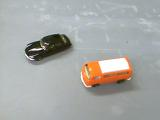
#> input picture week6/toycars2.png, 160 x 120 px
$ python 1.py
#> lines starting #> are read from the running program, lines starting #| are printed output that depends on the picture; after the words box and inside, x2 and y2 are one past the last pixel; in counts of white or black regions, pixels touching at a corner belong together


import numpy as np
import matplotlib.pyplot as plt
from skimage import io, img_as_float


def create_centered_white_square(image_size, square_size):

    img = np.zeros(image_size, dtype=np.uint8)

    cx, cy = image_size[1] // 2, image_size[0] // 2
    sx, sy = square_size[1] // 2, square_size[0] // 2

    img[cy - sy:cy + sy + 1, cx - sx:cx + sx + 1] = 255

    return img

def translate_image(image, tx, ty):

    translated_image = np.zeros_like(image, dtype=np.uint8)

    translated_image[max(0, ty):min(image.shape[0], image.shape[0] + ty),
                     max(0, tx):min(image.shape[1], image.shape[1] + tx)] = image[max(0, -ty):min(image.shape[0], image.shape[0] - ty),
                                                                                   max(0, -tx):min(image.shape[1], image.shape[1] - tx)]

    return translated_image

def translate_image_non_int(image, t):
#> called with t = (0.6, 1.2)
    tx, ty = t
    height, width = image.shape
    translated_image_2 = np.zeros_like(image, dtype=np.uint8)

    for i in range(height):
        for j in range(width):
            x = j - tx
            y = i - ty

            x_rounded = int(round(x))
            y_rounded = int(round(y))

            if 0 <= x_rounded < width and 0 <= y_rounded < height:
                translated_image_2[i, j] = image[y_rounded, x_rounded]

    return translated_image_2

def translate_image_fourier(image, t):
    tx, ty = t

    F = np.fft.fftshift(np.fft.fft2(image))

    rows, cols = image.shape
    u = np.fft.fftfreq(cols, 1)
    v = np.fft.fftfreq(rows, 1)
    u, v = np.meshgrid(u, v)

    F_translated = F * np.exp(-2j * np.pi * (u * tx + v * ty))

    translated_image_fourier = np.abs(np.fft.ifft2(np.fft.ifftshift(F_translated)))

    translated_image_fourier = np.clip(translated_image_fourier, 0, 255).astype(np.uint8)

    return translated_image_fourier

image_size = (101, 101)
square_size = (25, 25)
img = create_centered_white_square(image_size, square_size)

t = (0.6, 1.2)

translated_img = translate_image(img, tx=15, ty=-15)
translated_img_2 = translate_image_non_int(img, t)
translated_img_fourier = translate_image_fourier(img, t)

other_image = img_as_float(io.imread('toycars2.png', as_gray=True))
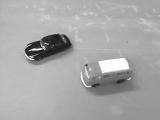
#> other_image: shape (120, 160) float64; min 0.0261, max 1, mean 0.66
translated_img_fourier_2 = translate_image_fourier(other_image, t)
#> call 2 of translate_image_fourier, with t = (0.6, 1.2)
#> in translate_image_fourier (call 2), `translated_image_fourier = np.abs(np.fft.ifft2(np.fft.ifftshift(F_tran..`:
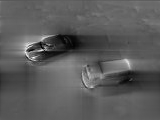
#> translated_image_fourier: shape (120, 160) float64; min 0.298, max 1.32, mean 0.666; drawn with min black and max white
#> in translate_image_fourier (call 2), `translated_image_fourier = np.clip(translated_image_fourier, 0, 255).a..`:
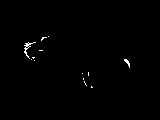
#> translated_image_fourier: shape (120, 160); values 0 (black) and 1 (white), 0.56% white in thin lines or dots, all inside (x1, y1, x2, y2) = (24, 36, 130, 88)

#fig, ax = plt.subplots(1, 2, figsize=(10, 5))
#ax[0].imshow(img, cmap='gray')
#ax[0].set_title("Original Image")
#ax[0].axis('off')

#ax[1].imshow(translated_img, cmap='gray')
#ax[1].set_title("Translated Image (15px right, 15px up)")
#ax[1].axis('off')

#ax[1].imshow(translated_img_2, cmap='gray')
#ax[1].set_title(f"Translated Image (t = {t})")
#ax[1].axis('off')

#ax[1].imshow(translated_img_fourier, cmap='gray')
#ax[1].set_title(f"Translated Image (Fourier, t = {t})")
#ax[1].axis('off')

fig, ax = plt.subplots(1, 2, figsize=(10, 5))
ax[0].imshow(other_image, cmap='gray')
ax[0].set_title("Original Image")
ax[0].axis('off')

ax[1].imshow(translated_img_fourier_2, cmap='gray')
ax[1].set_title(f"Translated Image (Fourier, t = {t})")
ax[1].axis('off')

plt.show()
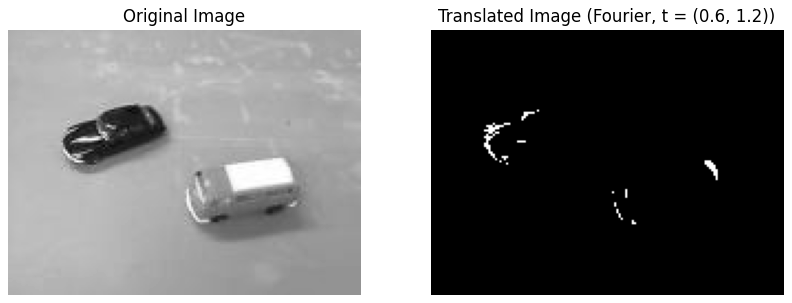
#> figure drawn by matplotlib, 2 panels

$ run again, with week6/sunandsea.jpg saved as week6/toycars2.png
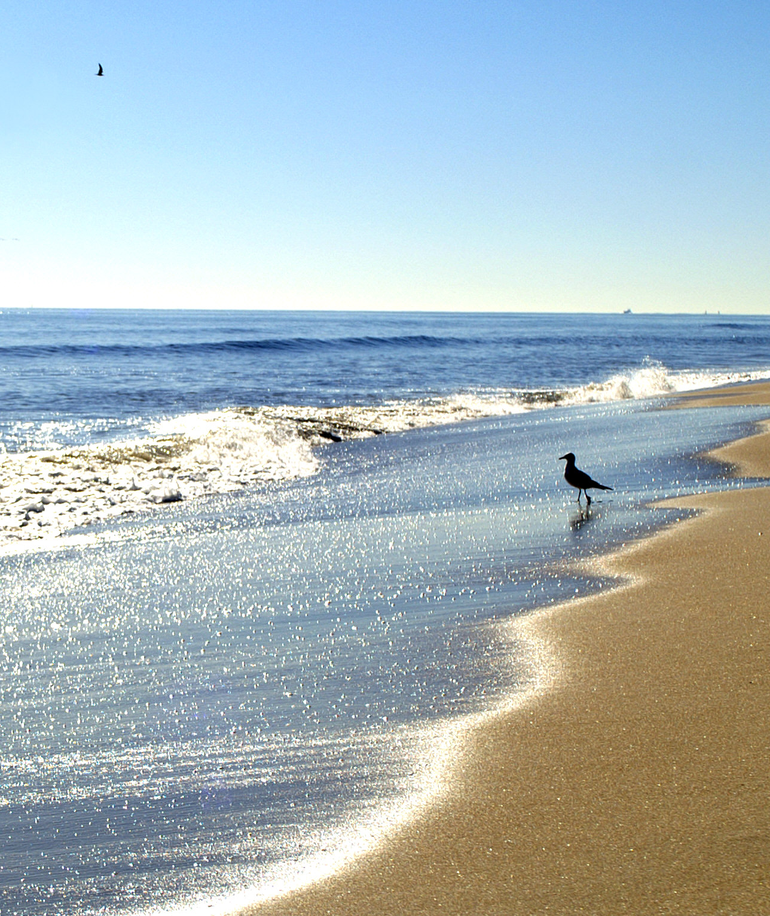
#> input picture week6/sunandsea.jpg, 770 x 916 px, shrunk from 1288 x 1532 before the run
#> in translate_image_fourier (call 2), `translated_image_fourier = np.clip(translated_image_fourier, 0, 255).a..`:
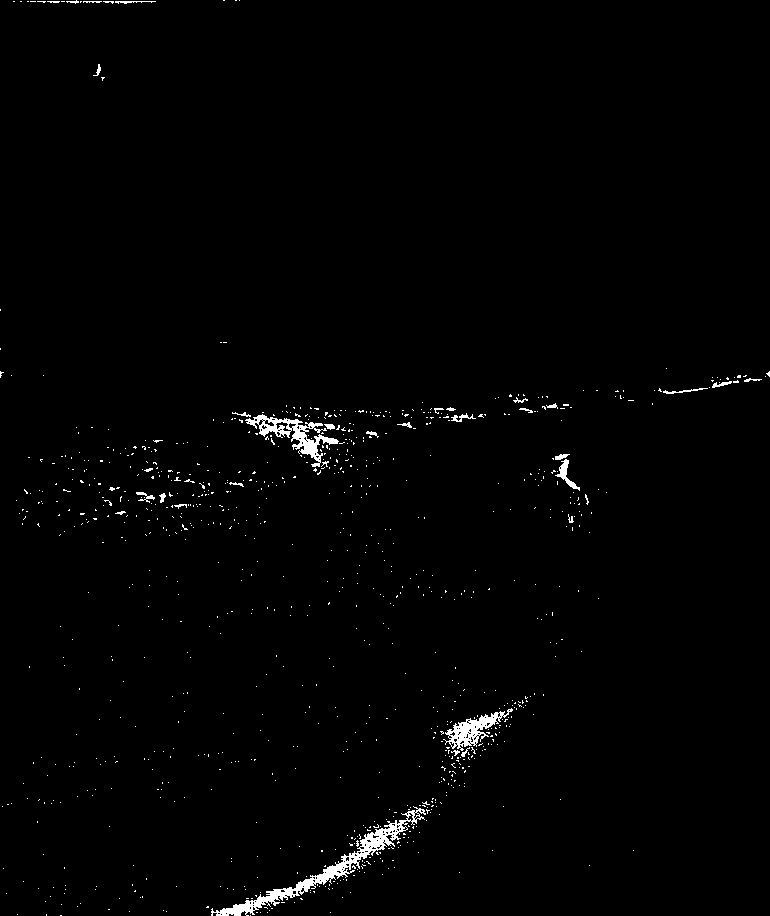
#> translated_image_fourier: shape (916, 770); values 0 (black) and 1 (white), 1.2% white; 952 white regions (919 under 20 px), largest, box (x1, y1, x2, y2) and area: (211, 806, 426, 916) 2434, (245, 414, 339, 467) 1292, (443, 708, 513, 751) 932
#> `plt.show()`:
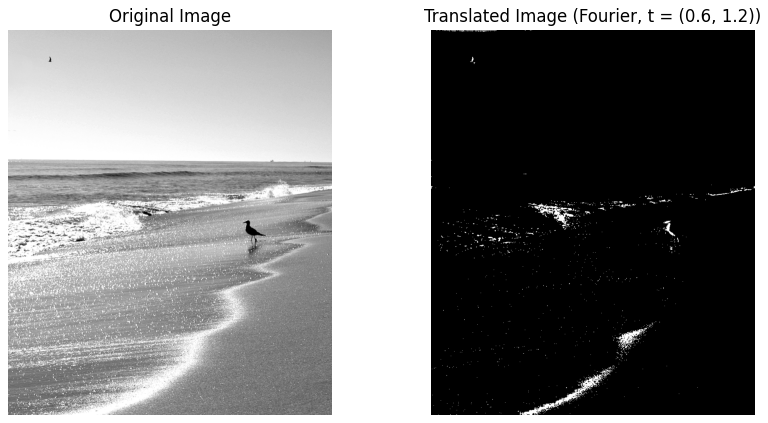
#> figure drawn by matplotlib, 2 panels
